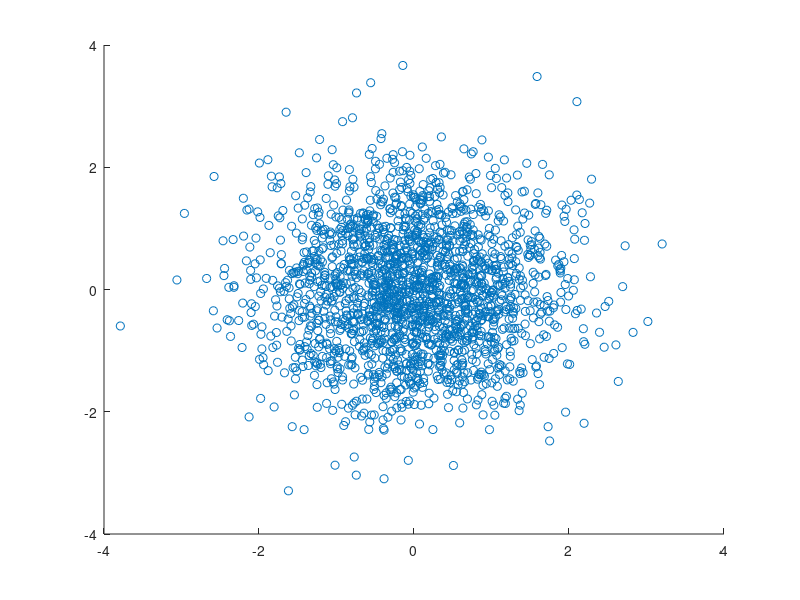
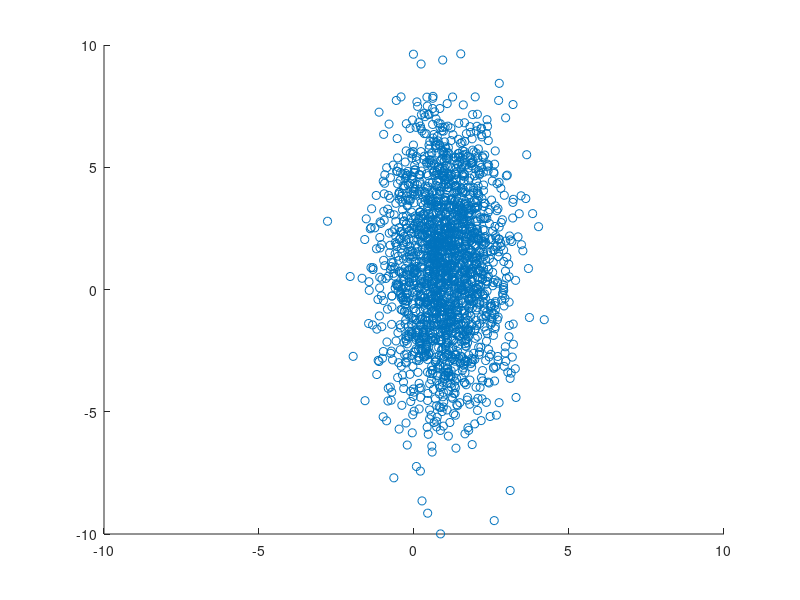
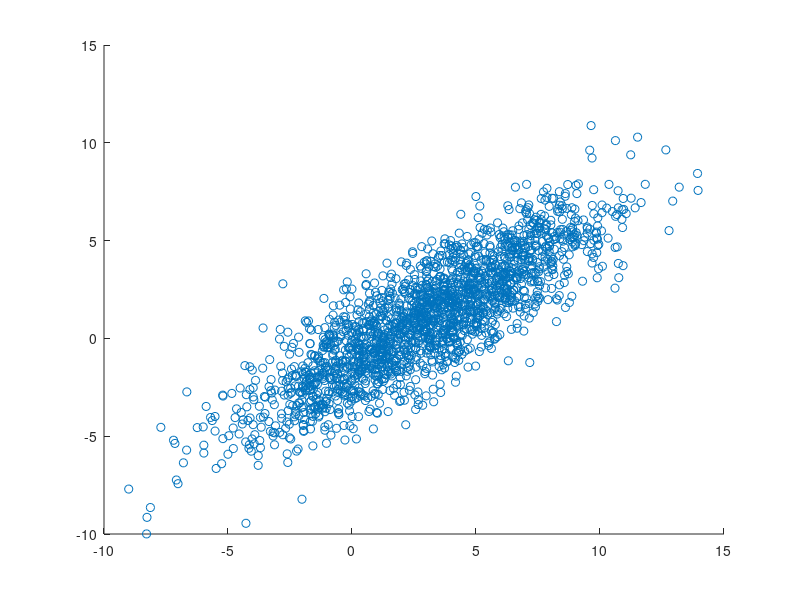

The MATLAB source for these figures, in order: (Note: this script raises an error after producing the figures.)
Z = randn(2000,2);
W = Z(:,1); 
V = Z(:,2);
fprintf('Part (a)\n------------------------------------------\n')
disp('Covariance Matrix of Z =')
a = cov(Z);
disp(a)
scatter(W,V);
X = 1 + W;
Y = -3 * V + 1;
figure
scatter(X,Y); 
xlim([-10,10]); 
ylim([-10,10]);
fprintf('Part (d)\n------------------------------------------\n')
disp('Covariance Matrix of [X,Y] =')
d = cov(X,Y);
disp(d)
P = 2 * X + Y;
figure
scatter(P,Y); 
fprintf('Part (e)\n------------------------------------------\n')
disp('Covariance Matrix of [P,Y] =')
P = 2*X+Y;
e = cov(P,Y);
disp(e)
fprintf('Part (f)\n------------------------------------------\n')
y = mean(Y);
disp('Theoretical Expected Value of Y =')
disp(y)
p = mean(P);
disp('Theoretical Expected Value of P =')
disp(p)
y2 = mean(Y.^2);
p2 = mean(P.^2);
vary = y2 - y^2;
disp('Theoretical Variance of Y =')
disp(vary)
varp = p2 - p^2;
disp('Theoretical Variance of P =')
disp(varp)
covy = cov(Y);
disp('Theoretical Covariance of Y =')
disp(covy)
covp = cov(P);
disp('Theoretical Covariance of P =')
disp(covp)
Y=2;
mean(P)
I = find((Y < 2.05)&(Y>1.95));
aveP = sum(P(I))/size(I,1)

Ep = mean(P); 
Ey = mean(Y); 
varY = var(Y);
covPY = cov(P,Y); 
EPY2 = Ep + (covPY(1,2)/varY)*(2 - Ey)
